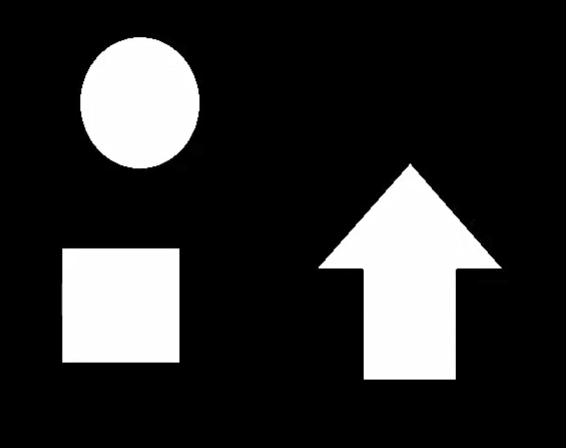
#> input picture pictures/contours.bmp, 566 x 448 px, found by its file name
$ python test_31.py
#> lines starting #> are read from the running program, lines starting #| are printed output that depends on the picture; after the words box and inside, x2 and y2 are one past the last pixel; in counts of white or black regions, pixels touching at a corner belong together
'''
图像轮廓
轮廓是什么？
—边缘检测能够检测出边缘，但边缘是不连续的
—将边缘连接成一个整体，构成轮廓
注意：
1、对象是二值图像，所以需要预先进行阈值分割或者边缘检测处理
2、查找轮廓需要更改原始图像，因此通常使用原始图像的一份拷贝图像操作
3、在opencv中，是从黑色背景中查找白色对象。因此对象必须是白色的，背景必须是黑色的。

--------------------------------------------------------------------------------------------
cv2.findContours()  查找图像轮廓
cv2.drawContours()  将查找到的轮廓绘制到图像上

--------------------------------------------------------------------------------------------
contours,hierarchy = cv2.findContours(image,mode,method)
                                        image 原始图像
contours 轮廓                           mode 轮廓检索模式
hierarchy 图像的拓扑信息（轮廓层次）     method 轮廓的近似方法

mode 轮廓检索模式
cv2.RETR_EXTERNAL   表示只检测外轮廓
cv2.RETR_LIST       检测的轮廓不建立等级关系
cv2.RETR_CCOMP      建立两个等级的轮廓，上面的一层为外边界，里面的一层为内孔的边界信息。
                    如果内孔内还有一个连通物体，这个物体的边界也在顶层。
cv2.RETR_TREE       建立一个等级树结构的轮廓

method 轮廓的近似方法
cv2.CHAIN_APPROX_NONE       存储所有轮廓点，相邻的两个点的像素位置差不超过1
                            即max(abs(x1-x2),abs(y2-y1)) == 1
cv2.CHAIN_APPROX_SIMPLE     压缩水平方向，垂直方向，对角线方向的元素
                            只保留该方向的终点坐标，例如一个矩形轮廓只需要4个点来保存轮廓信息
cv2.CHAIN_APPROX_TC89_L1    使用teh-Chinl chain 近似算法
cv2.CHAIN_APPROX_TC89_KCOS  使用teh-Chinl chain 近似算法

-------------------------------------------------------------------------------------------------
r = cv2.drawContours(o,contours,contourldx,color[,thickness])
r               目标图像，直接修改目标的像素数，实现绘制
o               原始图像
contours        需要绘制的边缘数组
contourldx      需要绘制的边缘索引，如果全部绘制则为-1
color           绘制的颜色，为BGR格式的Scalar (B,G,R)
thickness       可选，绘制的密度，即描绘轮廓时所用的画笔的粗细
'''

import cv2 as cv
o = cv.imread('contours.bmp')
#> o is the input picture: shape (448, 566, 3); mean B, G, R 45.6, 45.6, 45.6
gray = cv.cvtColor(o,cv.COLOR_BGR2GRAY)                     #类型转换，转换成灰度图像
ret,binary = cv.threshold(gray,127,255,cv.THRESH_BINARY)    #二进制阈值分割
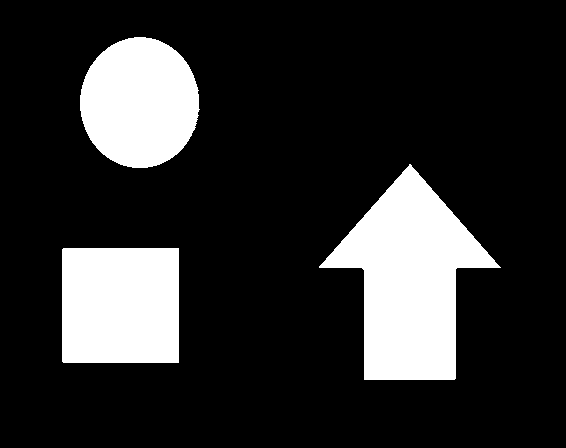
#> binary: shape (448, 566); 18% white; 3 white regions
contours,hierarchy = cv.findContours(binary,cv.RETR_TREE,cv.CHAIN_APPROX_SIMPLE)
#> contours = 3 contours; box (x1, y1, x2, y2) and area: (319, 164, 501, 380) 19537, (62, 248, 179, 363) 13223, (80, 37, 200, 168) 12066
co = o.copy()
r = cv.drawContours(co,contours,-1,(255,0,0),3)
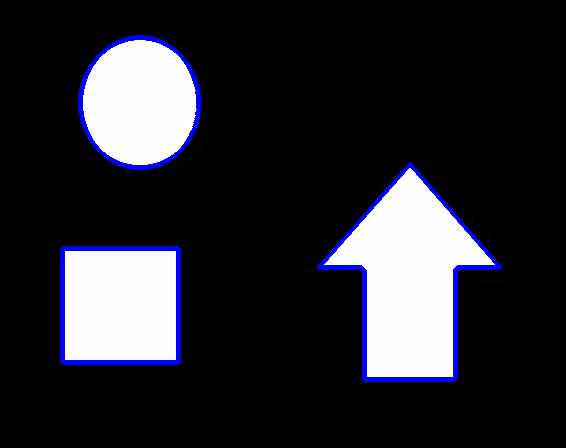
#> r: shape (448, 566, 3); mean B, G, R 48.6, 41.5, 41.5

cv.imshow('original',o)
cv.imshow('result',r)
cv.waitKey()
cv.destroyAllWindows()
